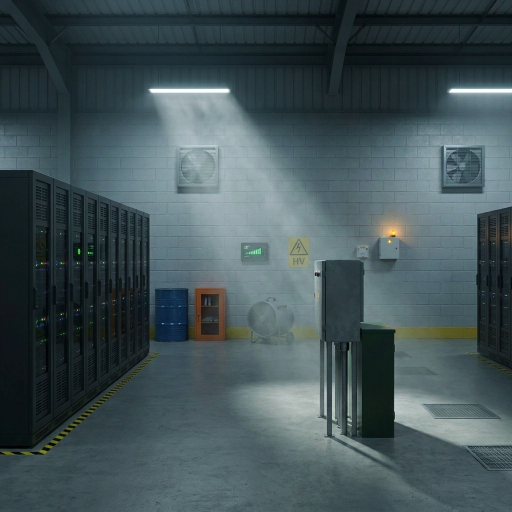
#> input picture scenarios/m04_critical_failure/build_evidence/pov/battery_hall_1/g2.png, 1024 x 1024 px (shown at 1/2 size)
$ python review.py battery_hall_1/g1.png battery_hall_1/g2.png battery_hall_1/g2.png battery_hall_1/g2.png battery_hall_1/g2.png battery_hall_1/g2.png
#> lines starting #> are read from the running program, lines starting #| are printed output that depends on the picture
import sys
from PIL import Image, ImageDraw
# review.py OUT tour.png concept.png px400.png blended.png preview.png [tour_crop x0,y0,x1,y1]
out, tour, concept, px, blended, prev = sys.argv[1:7]
crop = sys.argv[7] if len(sys.argv) > 7 else None
H = 800
def fit(im, h=H):
    w = round(im.width * h / im.height)
    return im.resize((w, h), Image.NEAREST)
t = Image.open(tour).convert('RGB')
#> t is the input picture: PIL image 1024x1024 RGB; mean R, G, B 66.9, 83, 87.1
if crop: t = t.crop(tuple(int(v) for v in crop.split(',')))
tiles = [fit(t), fit(Image.open(concept).convert('RGB')), fit(Image.open(px).convert('RGB')), fit(Image.open(blended).convert('RGB'))]
#> in fit, `return im.resize((w, h), Image.NEAREST)`:
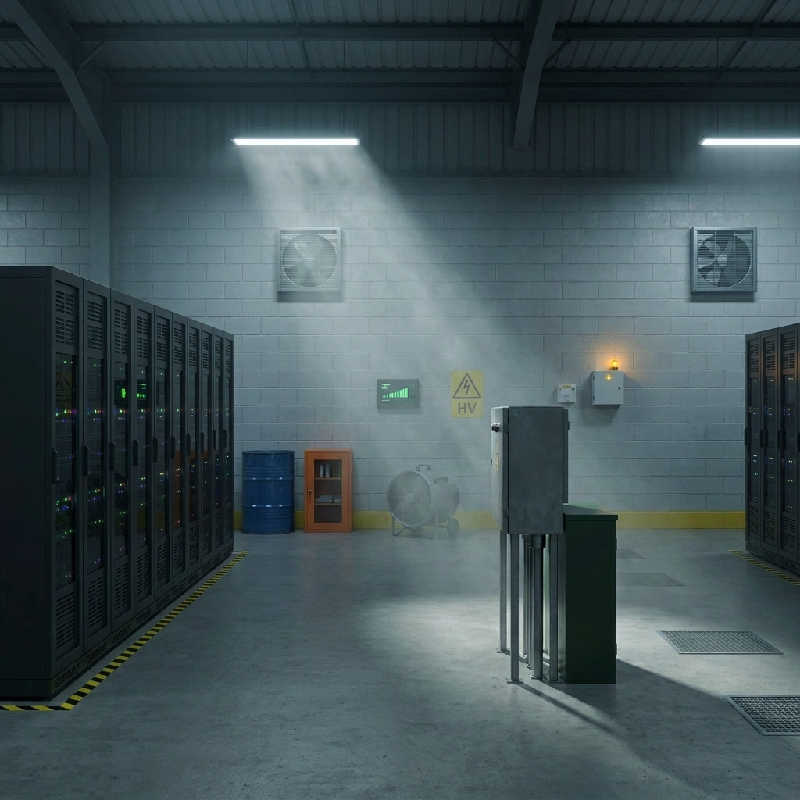
#> returned value: PIL image 800x800 RGB; mean R, G, B 66.9, 83, 87.1
top_w = sum(i.width for i in tiles) + 10 * (len(tiles) - 1)
#> top_w = 3230
p = Image.open(prev).convert('RGB')
p = p.resize((round(p.width * (top_w / 2) / p.width), round(p.height * (top_w / 2) / p.width)), Image.NEAREST) if p.width < top_w / 2 else p
canvas = Image.new('RGB', (max(top_w, p.width), H + 20 + p.height), (20, 20, 24))
x = 0
labels = ['in game (tour)', 'Gemini concept', '400px PixelLab', 'blended (used)']
d = ImageDraw.Draw(canvas)
for im, lab in zip(tiles, labels):
    canvas.paste(im, (x, 0)); d.text((x + 6, 6), lab, fill=(255, 255, 0)); x += im.width + 10
#> this loop made 4 passes
#> (lab, x) on passes 1 to 4: ('in game (tour)', 810), ('Gemini concept', 1620), ('400px PixelLab', 2430), ('blended (used)', 3240)
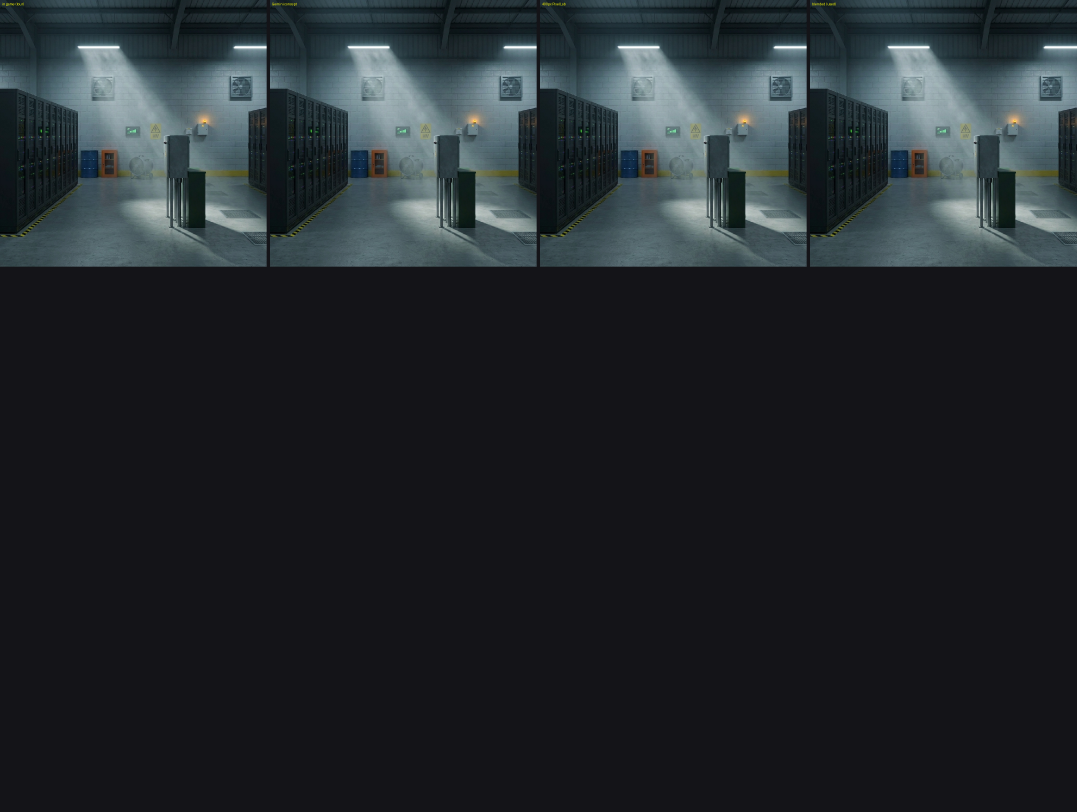
#> canvas: PIL image 3230x2435 RGB (shown at 1/3 size); mean R, G, B 35.3, 40.5, 44.5
#> after the loop, x = 3240
canvas.paste(p, (0, H + 20)); d.text((6, H + 26), 'game-chat preview (NPC speaking, then player)', fill=(255, 255, 0))
#> after `canvas.paste(p, (0, H + 20))`:
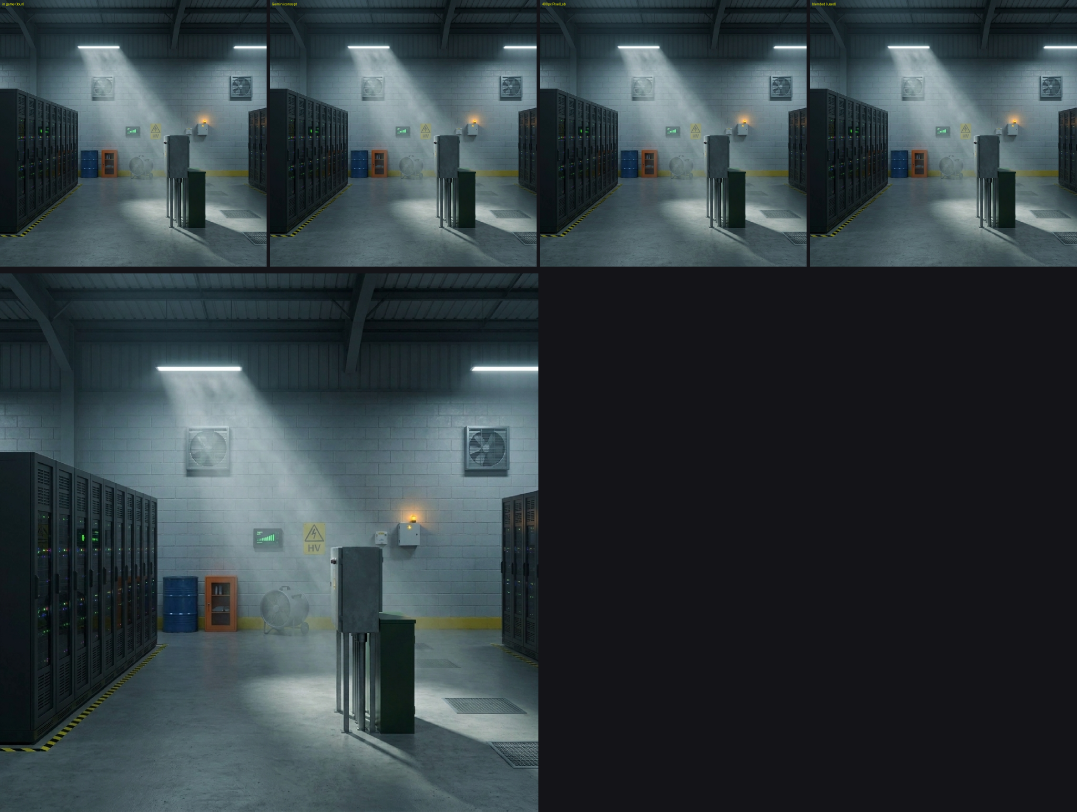
#> canvas: PIL image 3230x2435 RGB (shown at 1/3 size); mean R, G, B 50.8, 61.4, 65.5
canvas.save(out)
print(out, canvas.size)
#| battery_hall_1/g1.png (3230, 2435)
